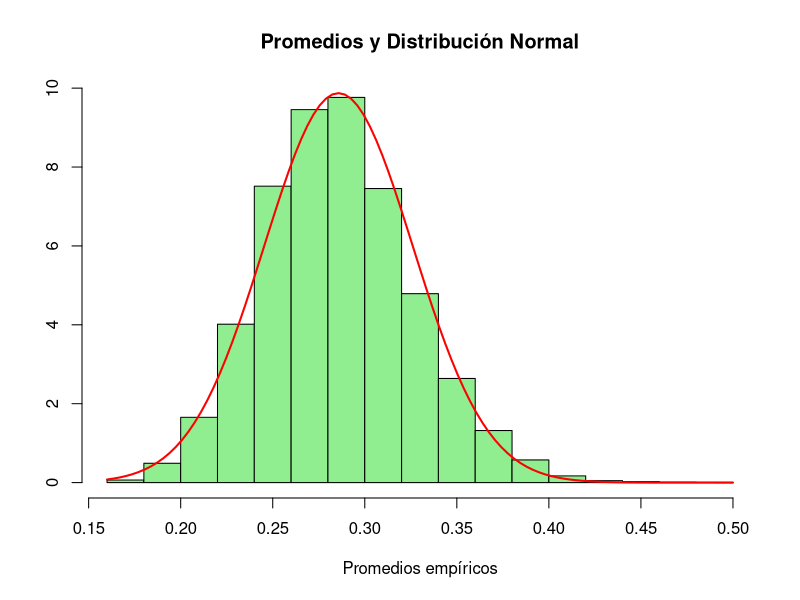

This chart was generated by the following R code:
# Ejercicio 1

# La función rexp genera muestras con distribución exponencial, tiene dos parámetros: n y rate.
# 	n es el tamano
# 	rate es la tasa de crecimiento (lambda). 

lambda = 3.5

# Generar X1, X2, .. X50 con distribución exponencial 
muestra = rexp(50, lambda)

################################
# Parte A
################################
# Esperanza teórica para la distribución exponencial: E(X) = 1/lambda (o 1/rate)
espX50 = 1/lambda

# Varianza teórica de una distribución exponencial: Var(X) = 1/lambda^2 , en este caso (3.5^2)
# Varianza teórica de X50
varTeo = (1/(3.5^2))
varX50 = varTeo / 50

#################################
# Parte B
#################################
# Se debe generar un vector de tamano 10ˆ4 con simulaciones independientes de muEmp

medias = c()
desviaciones = c()
for(i in 1:10000){
  sim = rexp(50, lambda)
  uEmp = mean(sim)
  vEmp = var(sim)
  
  medias[i] = uEmp
  desviaciones[i] = sqrt(vEmp)
}

# Superponer vector con simulaciones y la N(µ, σ) calculados en parte A
hist(medias, freq = FALSE, col = "lightgreen", main = "Promedios y Distribución Normal", xlab = "Promedios empíricos",  ylab = '')
curve(dnorm(x, mean = espX50, sd = sqrt(varX50)), add = TRUE, col = "red", lwd = 2)

###############################
# Parte C 
###############################
#Construir 10^4 intervalos de confianza para la media a partir de las muestras generadas en la parte anterior. 
#Utilice una confianza de 95 % y asuma varianza desconocida.

alpha = 0.05
n = 50
# Identificamos puntuacion critica (z)
z = qnorm(1-(alpha/2))

# Para cada valor de vector, calculo los estadisticos
limitesInf = c()
limitesSup = c()

for(i in 1:length(medias)){
  x = medias[i]
  
  inf = x - ((desviaciones[i] / sqrt(n)) * z)
  limitesInf = c(limitesInf, inf)
  
  sup = x + ((desviaciones[i] / sqrt(n)) * z)
  limitesSup = c(limitesSup, sup)
}

# De los 10^4 intervalos de confianza construidos en la parte anterior, calcular la 
# proporción de ellos que no contiene el valor esperado teórico de X1
# Es decir: espX50 es menor al limite inferior o mayor al limite superior
cantFuera = 0
for(i in 1:10000){
  if(limitesInf[i] > espX50 || limitesSup[i] < espX50){
    cantFuera = cantFuera + 1
  }
}

proporcion = cantFuera/length(medias)





